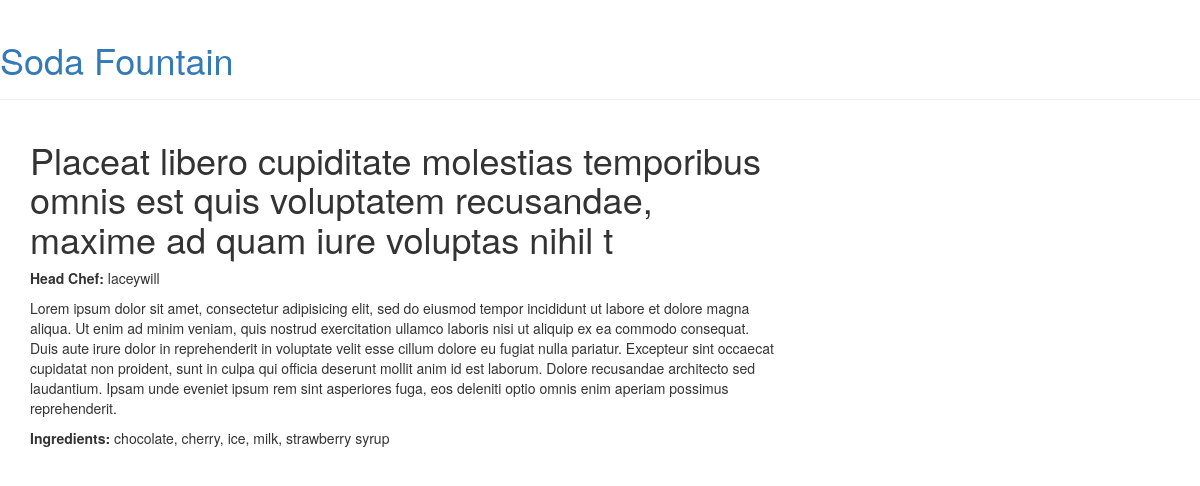
Screenshot of /menu/item/6/ with the database file from the repository.
### menu/models.py (models this page shows, shortened)
class Item(models.Model):
    name = models.CharField(max_length=200)
    description = models.TextField()
    chef = models.ForeignKey('auth.User', on_delete=models.CASCADE)
    created_date = models.DateTimeField(
            default=timezone.now)
    standard = models.BooleanField(default=False)
    ingredients = models.ManyToManyField('Ingredient')

class Ingredient(models.Model):
    name = models.CharField(max_length=200)
    def __str__(self):
        return self.name

### menu/views.py (the view)
# urls.py: url(r'^menu/item/(?P<pk>\d+)/$', views.item_detail, name='item_detail'),
def item_detail(request, pk):
    try:
        item = Item.objects.get(pk=pk)
    except ObjectDoesNotExist:
        raise Http404
    return render(request, 'menu/detail_item.html', {'item': item})

### menu/templates/menu/detail_item.html (shortened to what this page needs)
{% extends 'menu/layout.html' %}
{% block content %}
    <div class="post">
        <h1>{{ item.name }}</h1>
        <p><strong>Head Chef:</strong> {{ item.chef }}</p>
        <p>{{ item.description }}</p>
        <p><strong>Ingredients: </strong>{{ item.ingredients.all|join:", " }}</p>
    </div>
{% endblock %}

### rows the page displays
Item: name "Placeat libero cupiditate molestias temporibus omnis est quis voluptatem recusandae, maxime ad quam iure voluptas nihil t", chef "laceywill", description "Lorem ipsum dolor sit amet, consectetur adipisicing elit, sed do eiusmod tempor incididunt ut labore et dolore magna aliqua. Ut enim ad minim veniam, quis nostrud exercitation ullamco laboris nisi ut aliquip ex ea commodo consequat. Duis aute irure dolor in reprehenderit in voluptate velit esse cillum dolore eu fugiat nulla pariatur. Excepteur sint occaecat cupidatat non proident, sunt in culpa qui officia deserunt mollit anim id est laborum. Dolore recusandae architecto sed laudantium. Ipsam unde eveniet ipsum rem sint asperiores fuga, eos deleniti optio omnis enim aperiam possimus reprehenderit.", ingredients.all "chocolate, cherry, ice, milk, strawberry syrup"
